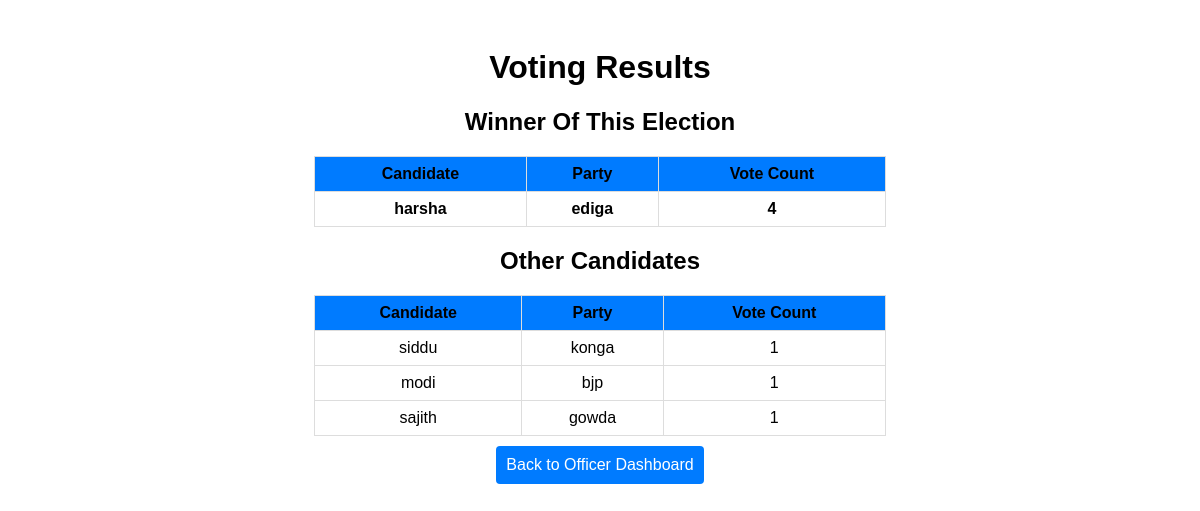
Page /result/ on the committed database.
### pole/models.py (models this page shows, shortened)
class Candidates(models.Model):
    sl_number = models.AutoField(primary_key=True)
    candidate_name = models.CharField(max_length=100)
    votes = models.IntegerField(default=0)
    candidate_party = models.CharField(max_length=100)
    class Meta:
        verbose_name_plural = 'Candidates'

### pole/views.py (the view)
# urls.py: path("result/",result_view, name="result"),
def result_view(request):
    candidates = Candidates.objects.all()
    results = []
    for candidate in candidates:
        vote_count = candidate.votes
        results.append({
            'candidate': candidate,
            'vote_count': vote_count,
            'candidate_party': candidate.candidate_party
        })
    results = sorted(results, key=lambda x: x['vote_count'], reverse=True)
    return render(request, 'result.html', {'results': results})

### pole/templates/result.html (shortened to what this page needs)
<!DOCTYPE html>
<html lang="en">
<head>
</head>
<body>
    <h1>Voting Results</h1>
    {% if results %}
        <h2>Winner Of This Election</h2>
        <table>
            <tr>
                <th>Candidate</th>
                <th>Party</th>
                <th>Vote Count</th>
            </tr>
            <tr class="highlight">
                <td>{{ results.0.candidate.candidate_name }}</td>
                <td>{{ results.0.candidate_party }}</td>
                <td>{{ results.0.vote_count }}</td>
            </tr>
        </table>
        <h2>Other Candidates</h2>
        <table>
            <tr>
                <th>Candidate</th>
                <th>Party</th>
                <th>Vote Count</th>
            </tr>
            {% for result in results|slice:"1:" %}
            <tr>
                <td>{{ result.candidate.candidate_name }}</td>
                <td>{{ result.candidate_party }}</td>
                <td>{{ result.vote_count }}</td>
            </tr>
            {% endfor %}
        </table>
    {% else %}
        <p>No results available.</p>
    {% endif %}
    <a href="{% url 'officer_dashboard' %}" class="button-secondary">Back to Officer Dashboard</a>
</body>
</html>

### pole/templates/result.html (style rules this page uses)
body { font-family: Arial, sans-serif; text-align: center; padding: 20px; }
table { margin: 0 auto; border-collapse: collapse; width: 50%; }
th, td { border: 1px solid #ddd; padding: 8px; }
th { background-color: #007bff; }
.highlight { font-weight: bold; }
.button-secondary { padding: 10px; font-size: 16px; color: white; background-color: #007bff; border: none; border-radius: 4px; text-decoration: none; text-align: center; display: inline-block; margin-top: 10px; }

### rows in the picture
Candidates: candidate_name "harsha", candidate_party "ediga"
Candidates: candidate.candidate_name "siddu", candidate_party "konga", vote_count "1"
Candidates: candidate.candidate_name "modi", candidate_party "bjp", vote_count "1"
Candidates: candidate.candidate_name "sajith", candidate_party "gowda", vote_count "1"

### other values in the picture
{{ results.0.vote_count }} "4"
